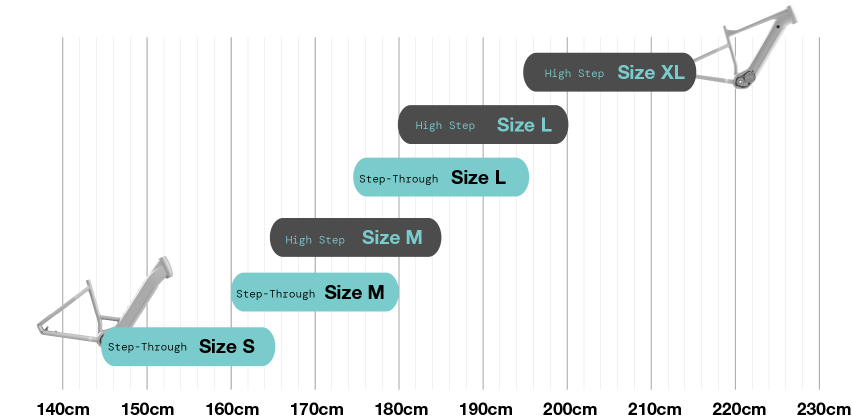
#> input picture assets/City_frame.png, 1704 x 838 px (shown at 1/2 size)
$ python image_converter.py --input assets/City_frame.png
#> lines starting #> are read from the running program, lines starting #| are printed output that depends on the picture
import os
import argparse
from PIL import Image
import glob
from tqdm import tqdm

def convert_image(input_path, output_path, width=600, height=800, bg_color=(255, 255, 255)):
    """
    将图片转换为指定尺寸的JPG格式，保持原图比例并居中显示在白色背景上

    参数:
        input_path: 输入图片路径
        output_path: 输出图片路径
        width: 输出图片宽度
        height: 输出图片高度
        bg_color: 背景颜色，默认为白色 (255, 255, 255)
    """
#> called with input_path = 'assets/City_frame.png', output_path = 'assets/output/City_frame_3x4.jpg', width = 600, height = 800, bg_color = (255, 255, 255)
    try:
        # 打开图片
        img = Image.open(input_path)
#> img is the input picture: PIL image 1704x838 RGBA; mean R, G, B, A 231.6, 236.1, 236.1, 36.5

        # 如果图片有透明通道，需要将其转换为RGB模式并填充白色背景
        if img.mode in ('RGBA', 'LA') or (img.mode == 'P' and 'transparency' in img.info):
            # 创建白色背景图片
            background = Image.new('RGB', img.size, bg_color)
#> background: PIL image 1704x838 RGB; every value is 255
            # 将原图粘贴到背景上
            if img.mode == 'RGBA':
                background.paste(img, mask=img.split()[3])  # 使用alpha通道作为蒙版
            else:
                background.paste(img)
            img = background
        elif img.mode != 'RGB':
            img = img.convert('RGB')

        # 计算调整后的尺寸，保持原图比例
        img_width, img_height = img.size
#> img_width = 1704; img_height = 838
        ratio = min(width / img_width, height / img_height)
#> ratio = 0.352
        new_size = (int(img_width * ratio), int(img_height * ratio))
#> new_size = (600, 295)
        resized_img = img.resize(new_size, Image.LANCZOS)
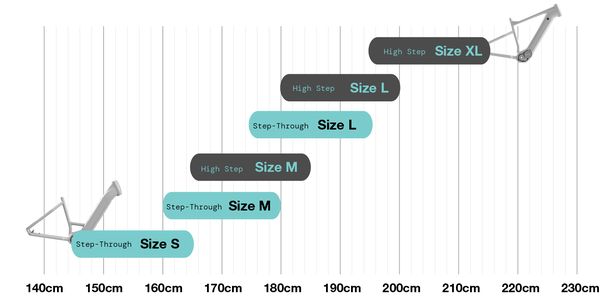
#> resized_img: PIL image 600x295 RGB; mean R, G, B 233.3, 237.8, 237.8

        # 创建指定尺寸的白色背景图片
        new_img = Image.new('RGB', (width, height), bg_color)
#> new_img: PIL image 600x800 RGB; every value is 255

        # 计算粘贴位置（居中）
        paste_x = (width - new_size[0]) // 2
#> paste_x = 0
        paste_y = (height - new_size[1]) // 2
#> paste_y = 252

        # 将调整后的图片粘贴到背景上
        new_img.paste(resized_img, (paste_x, paste_y))
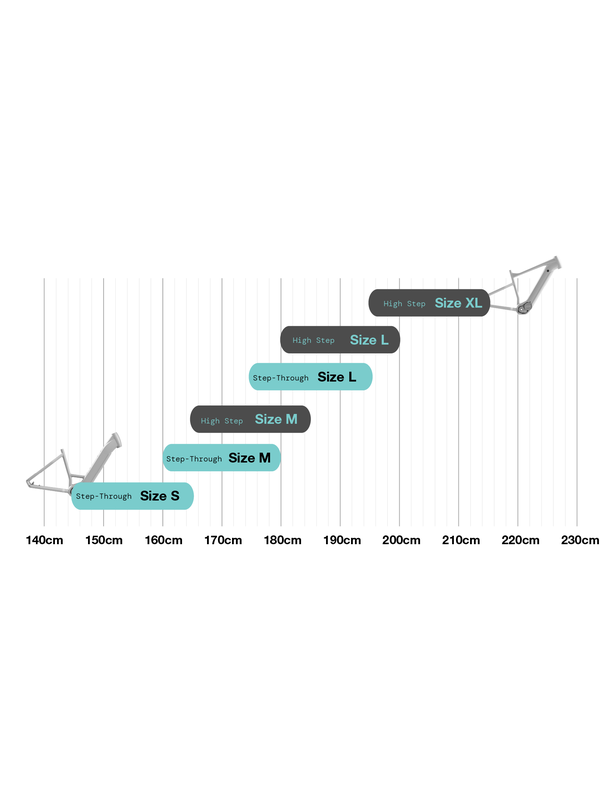
#> new_img: PIL image 600x800 RGB; mean R, G, B 247, 248.6, 248.6

        # 保存为JPG格式
        new_img.save(output_path, 'JPEG', quality=95)
        return True
    except Exception as e:
        print(f"处理图片 {input_path} 时出错: {e}")
        return False

# [47 lines left out: function batch_convert, not called in this run]

def main():
    # 创建命令行参数解析器
    parser = argparse.ArgumentParser(description='批量将图片转换为指定尺寸的JPG格式，保持原图比例并居中显示在白色背景上')
    parser.add_argument('-i', '--input', required=True, help='输入图片或目录路径')
    parser.add_argument('-o', '--output', help='输出图片目录路径，默认为输入目录下的output文件夹')
    parser.add_argument('-w', '--width', type=int, default=600, help='输出图片宽度，默认为600')
    parser.add_argument('-t', '--height', type=int, default=800, help='输出图片高度，默认为800')

    # 解析命令行参数
    args = parser.parse_args()

    input_path = args.input
    output_dir_arg = args.output
    width = args.width
    height = args.height

    # Check if input path is a directory or a file
    if os.path.isdir(input_path):
        # 批量转换图片
        batch_convert(input_path, output_dir_arg, width, height)
    elif os.path.isfile(input_path):
        # 处理单个文件
        input_dir = os.path.dirname(input_path)
        if output_dir_arg is None:
            # If no output dir is specified, create an 'output' folder in the same dir as the input file
            output_dir = os.path.join(input_dir, 'output')
        else:
            output_dir = output_dir_arg

        # Create output directory if it doesn't exist
        if not os.path.exists(output_dir):
            os.makedirs(output_dir)

        # Generate output file path
        filename = os.path.basename(input_path)
        name, ext = os.path.splitext(filename)
        output_file_path = os.path.join(output_dir, f"{name}_3x4.jpg")

        # Convert the single image
        if convert_image(input_path, output_file_path, width, height):
            print(f"成功转换图片: {input_path}")
            print(f"转换后的图片保存在: {os.path.abspath(output_file_path)}")
        else:
            print(f"转换图片失败: {input_path}")
    else:
        print(f"输入的路径无效或不存在: {input_path}")

if __name__ == '__main__':
    main()
#> (the run stopped early here; a loop or call above may not have finished)

$ run again, on assets/geo_moutntain_carbon-02_1.png
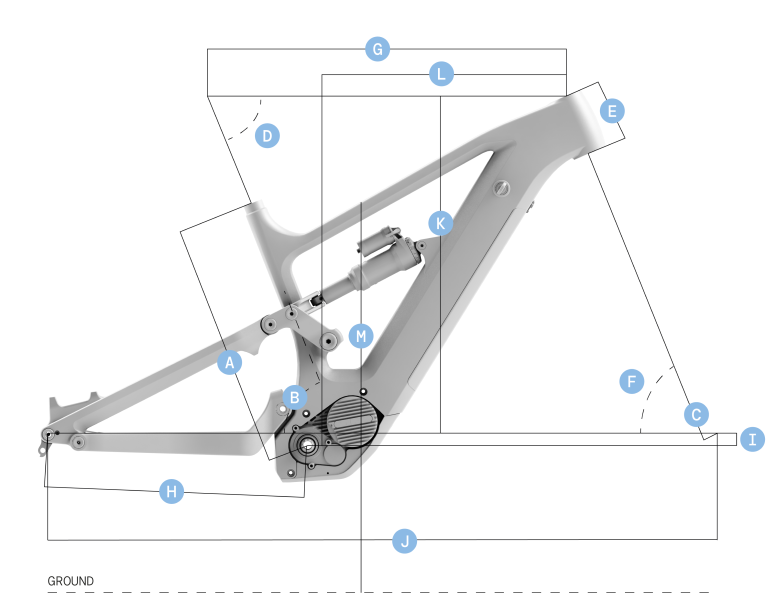
#> input picture assets/geo_moutntain_carbon-02_1.png, 1552 x 1210 px (shown at 1/2 size)
#> in convert_image, img is the input picture: PIL image 1552x1210 RGBA; mean R, G, B, A 23.1, 23.7, 24.3, 35.5
#> in convert_image, `resized_img = img.resize(new_size, Image.LANCZOS)`:
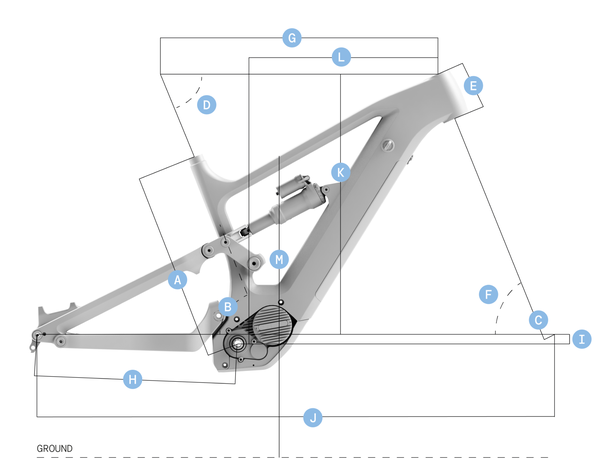
#> resized_img: PIL image 600x467 RGB; mean R, G, B 241.5, 242, 242.6
#> in convert_image, `new_img.paste(resized_img, (paste_x, paste_y))`:
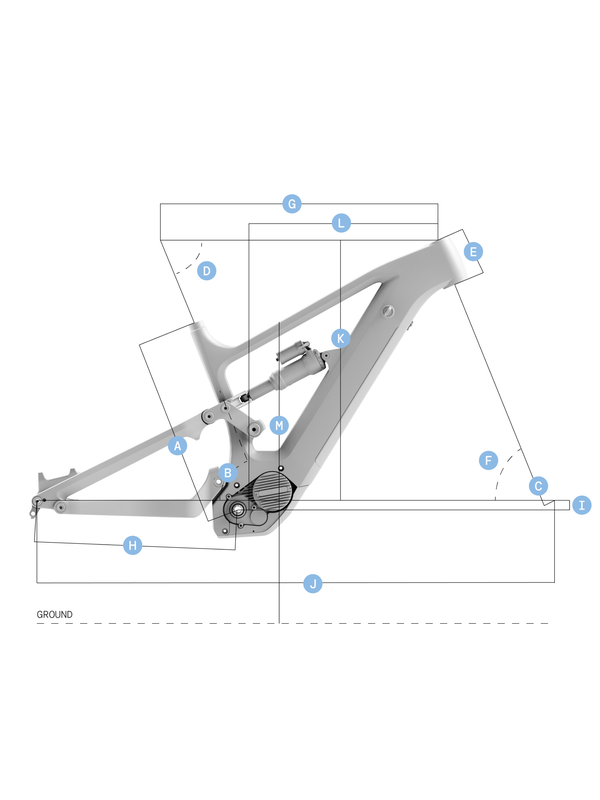
#> new_img: PIL image 600x800 RGB; mean R, G, B 247.1, 247.4, 247.8

$ run again, on assets/hepha_trekking7_geo_high.png
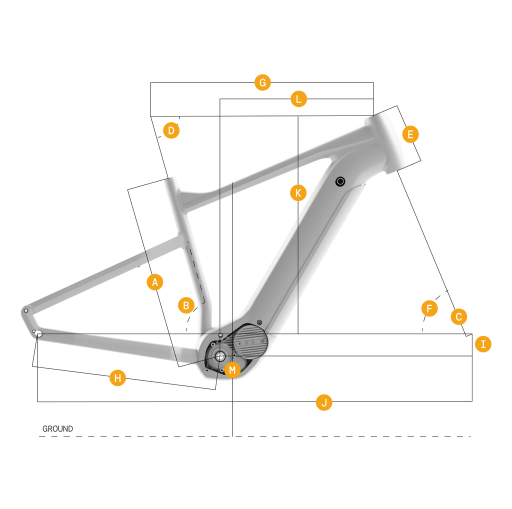
#> input picture assets/hepha_trekking7_geo_high.png, 1024 x 1018 px (shown at 1/2 size)
#> in convert_image, img is the input picture: PIL image 1024x1018 RGBA; mean R, G, B, A 22.3, 21.1, 19.3, 27.1
#> in convert_image, `resized_img = img.resize(new_size, Image.LANCZOS)`:
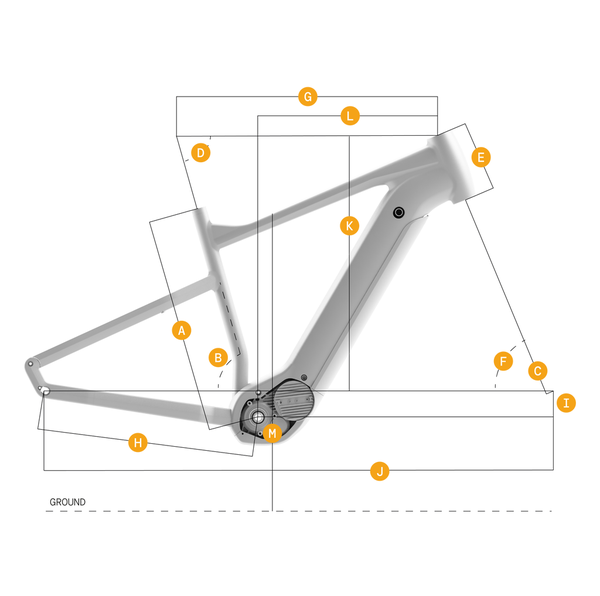
#> resized_img: PIL image 600x596 RGB; mean R, G, B 246.2, 245.4, 244
#> in convert_image, `new_img.paste(resized_img, (paste_x, paste_y))`:
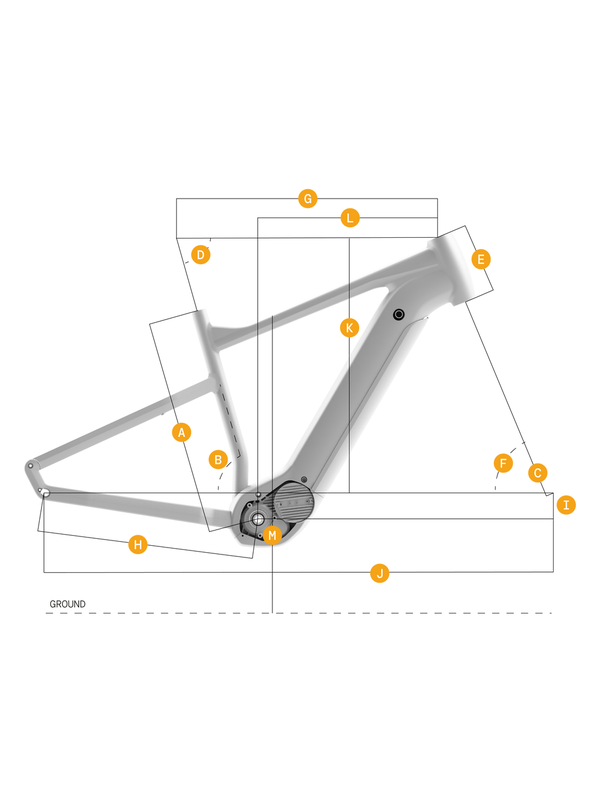
#> new_img: PIL image 600x800 RGB; mean R, G, B 248.4, 247.8, 246.8
